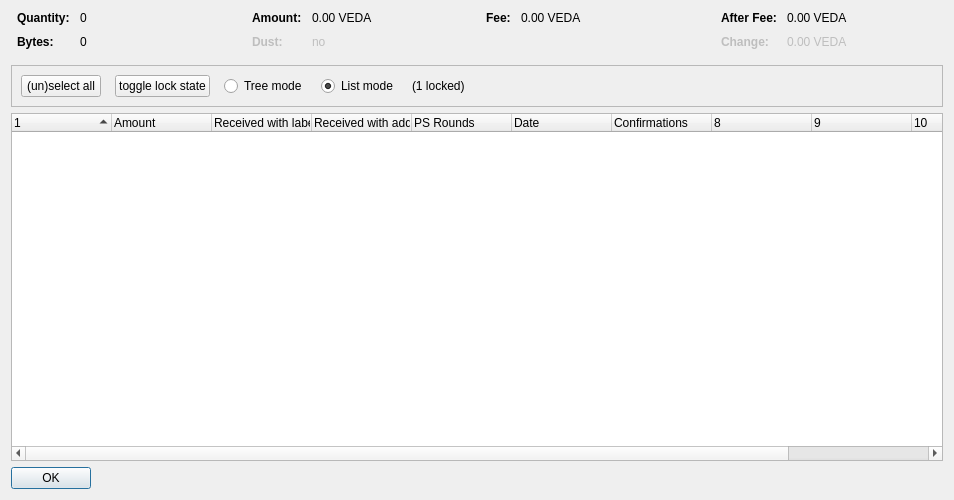
<?xml version="1.0" encoding="UTF-8"?>
<ui version="4.0">
 <class>CoinControlDialog</class>
 <widget class="QDialog" name="CoinControlDialog">
  <property name="geometry">
   <rect>
    <x>0</x>
    <y>0</y>
    <width>954</width>
    <height>500</height>
   </rect>
  </property>
  <property name="windowTitle">
   <string>Coin Selection</string>
  </property>
  <layout class="QVBoxLayout" name="verticalLayout">
   <item>
    <layout class="QHBoxLayout" name="horizontalLayoutTop" stretch="0,0,0,0">
     <property name="topMargin">
      <number>0</number>
     </property>
     <property name="bottomMargin">
      <number>10</number>
     </property>
     <item>
      <layout class="QFormLayout" name="formLayoutCoinControl1">
       <property name="horizontalSpacing">
        <number>10</number>
       </property>
       <property name="verticalSpacing">
        <number>10</number>
       </property>
       <property name="leftMargin">
        <number>6</number>
       </property>
       <property name="rightMargin">
        <number>6</number>
       </property>
       <item row="0" column="0">
        <widget class="QLabel" name="labelCoinControlQuantityText">
         <property name="font">
          <font>
           <weight>75</weight>
           <bold>true</bold>
          </font>
         </property>
         <property name="text">
          <string>Quantity:</string>
         </property>
        </widget>
       </item>
       <item row="0" column="1">
        <widget class="QLabel" name="labelCoinControlQuantity">
         <property name="cursor">
          <cursorShape>IBeamCursor</cursorShape>
         </property>
         <property name="contextMenuPolicy">
          <enum>Qt::ActionsContextMenu</enum>
         </property>
         <property name="text">
          <string notr="true">0</string>
         </property>
         <property name="textInteractionFlags">
          <set>Qt::LinksAccessibleByMouse|Qt::TextSelectableByKeyboard|Qt::TextSelectableByMouse</set>
         </property>
        </widget>
       </item>
       <item row="1" column="0">
        <widget class="QLabel" name="labelCoinControlBytesText">
         <property name="font">
          <font>
           <weight>75</weight>
           <bold>true</bold>
          </font>
         </property>
         <property name="text">
          <string>Bytes:</string>
         </property>
        </widget>
       </item>
       <item row="1" column="1">
        <widget class="QLabel" name="labelCoinControlBytes">
         <property name="cursor">
          <cursorShape>IBeamCursor</cursorShape>
         </property>
         <property name="contextMenuPolicy">
          <enum>Qt::ActionsContextMenu</enum>
         </property>
         <property name="text">
          <string notr="true">0</string>
         </property>
         <property name="textInteractionFlags">
          <set>Qt::LinksAccessibleByMouse|Qt::TextSelectableByKeyboard|Qt::TextSelectableByMouse</set>
         </property>
        </widget>
       </item>
      </layout>
     </item>
     <item>
      <layout class="QFormLayout" name="formLayoutCoinControl2">
       <property name="horizontalSpacing">
        <number>10</number>
       </property>
       <property name="verticalSpacing">
        <number>10</number>
       </property>
       <property name="leftMargin">
        <number>6</number>
       </property>
       <property name="rightMargin">
        <number>6</number>
       </property>
       <item row="0" column="0">
        <widget class="QLabel" name="labelCoinControlAmountText">
         <property name="font">
          <font>
           <weight>75</weight>
           <bold>true</bold>
          </font>
         </property>
         <property name="text">
          <string>Amount:</string>
         </property>
        </widget>
       </item>
       <item row="0" column="1">
        <widget class="QLabel" name="labelCoinControlAmount">
         <property name="cursor">
          <cursorShape>IBeamCursor</cursorShape>
         </property>
         <property name="contextMenuPolicy">
          <enum>Qt::ActionsContextMenu</enum>
         </property>
         <property name="text">
          <string notr="true">0.00 VEDA</string>
         </property>
         <property name="textInteractionFlags">
          <set>Qt::LinksAccessibleByMouse|Qt::TextSelectableByKeyboard|Qt::TextSelectableByMouse</set>
         </property>
        </widget>
       </item>
       <item row="1" column="0">
        <widget class="QLabel" name="labelCoinControlLowOutputText">
         <property name="enabled">
          <bool>false</bool>
         </property>
         <property name="font">
          <font>
           <weight>75</weight>
           <bold>true</bold>
          </font>
         </property>
         <property name="text">
          <string>Dust:</string>
         </property>
        </widget>
       </item>
       <item row="1" column="1">
        <widget class="QLabel" name="labelCoinControlLowOutput">
         <property name="enabled">
          <bool>false</bool>
         </property>
         <property name="cursor">
          <cursorShape>IBeamCursor</cursorShape>
         </property>
         <property name="contextMenuPolicy">
          <enum>Qt::ActionsContextMenu</enum>
         </property>
         <property name="text">
          <string notr="true">no</string>
         </property>
         <property name="textInteractionFlags">
          <set>Qt::LinksAccessibleByMouse|Qt::TextSelectableByKeyboard|Qt::TextSelectableByMouse</set>
         </property>
        </widget>
       </item>
      </layout>
     </item>
     <item>
      <layout class="QFormLayout" name="formLayoutCoinControl3">
       <property name="horizontalSpacing">
        <number>10</number>
       </property>
       <property name="verticalSpacing">
        <number>10</number>
       </property>
       <property name="leftMargin">
        <number>6</number>
       </property>
       <property name="rightMargin">
        <number>6</number>
       </property>
       <item row="0" column="0">
        <widget class="QLabel" name="labelCoinControlFeeText">
         <property name="font">
          <font>
           <weight>75</weight>
           <bold>true</bold>
          </font>
         </property>
         <property name="text">
          <string>Fee:</string>
         </property>
        </widget>
       </item>
       <item row="0" column="1">
        <widget class="QLabel" name="labelCoinControlFee">
         <property name="cursor">
          <cursorShape>IBeamCursor</cursorShape>
         </property>
         <property name="contextMenuPolicy">
          <enum>Qt::ActionsContextMenu</enum>
         </property>
         <property name="text">
          <string notr="true">0.00 VEDA</string>
         </property>
         <property name="textInteractionFlags">
          <set>Qt::LinksAccessibleByMouse|Qt::TextSelectableByKeyboard|Qt::TextSelectableByMouse</set>
         </property>
        </widget>
       </item>
      </layout>
     </item>
     <item>
      <layout class="QFormLayout" name="formLayoutCoinControl4">
       <property name="horizontalSpacing">
        <number>10</number>
       </property>
       <property name="verticalSpacing">
        <number>10</number>
       </property>
       <property name="leftMargin">
        <number>6</number>
       </property>
       <property name="rightMargin">
        <number>6</number>
       </property>
       <item row="0" column="0">
        <widget class="QLabel" name="labelCoinControlAfterFeeText">
         <property name="font">
          <font>
           <weight>75</weight>
           <bold>true</bold>
          </font>
         </property>
         <property name="text">
          <string>After Fee:</string>
         </property>
        </widget>
       </item>
       <item row="0" column="1">
        <widget class="QLabel" name="labelCoinControlAfterFee">
         <property name="cursor">
          <cursorShape>IBeamCursor</cursorShape>
         </property>
         <property name="contextMenuPolicy">
          <enum>Qt::ActionsContextMenu</enum>
         </property>
         <property name="text">
          <string notr="true">0.00 VEDA</string>
         </property>
         <property name="textInteractionFlags">
          <set>Qt::LinksAccessibleByMouse|Qt::TextSelectableByKeyboard|Qt::TextSelectableByMouse</set>
         </property>
        </widget>
       </item>
       <item row="1" column="0">
        <widget class="QLabel" name="labelCoinControlChangeText">
         <property name="enabled">
          <bool>false</bool>
         </property>
         <property name="font">
          <font>
           <weight>75</weight>
           <bold>true</bold>
          </font>
         </property>
         <property name="text">
          <string>Change:</string>
         </property>
        </widget>
       </item>
       <item row="1" column="1">
        <widget class="QLabel" name="labelCoinControlChange">
         <property name="enabled">
          <bool>false</bool>
         </property>
         <property name="cursor">
          <cursorShape>IBeamCursor</cursorShape>
         </property>
         <property name="contextMenuPolicy">
          <enum>Qt::ActionsContextMenu</enum>
         </property>
         <property name="text">
          <string notr="true">0.00 VEDA</string>
         </property>
         <property name="textInteractionFlags">
          <set>Qt::LinksAccessibleByMouse|Qt::TextSelectableByKeyboard|Qt::TextSelectableByMouse</set>
         </property>
        </widget>
       </item>
      </layout>
     </item>
    </layout>
   </item>
   <item>
    <widget class="QFrame" name="frame">
     <property name="minimumSize">
      <size>
       <width>0</width>
       <height>40</height>
      </size>
     </property>
     <property name="frameShape">
      <enum>QFrame::StyledPanel</enum>
     </property>
     <property name="frameShadow">
      <enum>QFrame::Sunken</enum>
     </property>
     <layout class="QHBoxLayout" name="horizontalLayout">
      <item>
       <layout class="QHBoxLayout" name="horizontalLayoutPanel" stretch="0,0,0,0,0,0">
        <property name="spacing">
         <number>14</number>
        </property>
        <item>
         <widget class="QPushButton" name="pushButtonSelectAll">
          <property name="sizePolicy">
           <sizepolicy hsizetype="Maximum" vsizetype="Fixed">
            <horstretch>0</horstretch>
            <verstretch>0</verstretch>
           </sizepolicy>
          </property>
          <property name="text">
           <string>(un)select all</string>
          </property>
          <property name="autoDefault">
           <bool>false</bool>
          </property>
         </widget>
        </item>
        <item>
         <widget class="QPushButton" name="pushButtonToggleLock">
          <property name="sizePolicy">
           <sizepolicy hsizetype="Maximum" vsizetype="Fixed">
            <horstretch>0</horstretch>
            <verstretch>0</verstretch>
           </sizepolicy>
          </property>
          <property name="text">
           <string>toggle lock state</string>
          </property>
          <property name="autoDefault">
           <bool>false</bool>
          </property>
         </widget>
        </item>
        <item>
         <widget class="QRadioButton" name="radioTreeMode">
          <property name="sizePolicy">
           <sizepolicy hsizetype="Maximum" vsizetype="Fixed">
            <horstretch>0</horstretch>
            <verstretch>0</verstretch>
           </sizepolicy>
          </property>
          <property name="text">
           <string>Tree mode</string>
          </property>
         </widget>
        </item>
        <item>
         <widget class="QRadioButton" name="radioListMode">
          <property name="sizePolicy">
           <sizepolicy hsizetype="Maximum" vsizetype="Fixed">
            <horstretch>0</horstretch>
            <verstretch>0</verstretch>
           </sizepolicy>
          </property>
          <property name="text">
           <string>List mode</string>
          </property>
          <property name="checked">
           <bool>true</bool>
          </property>
         </widget>
        </item>
        <item>
         <widget class="QLabel" name="labelLocked">
          <property name="text">
           <string>(1 locked)</string>
          </property>
         </widget>
        </item>
        <item>
         <spacer name="horizontalSpacer">
          <property name="orientation">
           <enum>Qt::Horizontal</enum>
          </property>
          <property name="sizeHint" stdset="0">
           <size>
            <width>40</width>
            <height>20</height>
           </size>
          </property>
         </spacer>
        </item>
       </layout>
      </item>
     </layout>
    </widget>
   </item>
   <item>
    <widget class="CoinControlTreeWidget" name="treeWidget">
     <property name="contextMenuPolicy">
      <enum>Qt::CustomContextMenu</enum>
     </property>
     <property name="sortingEnabled">
      <bool>false</bool>
     </property>
     <property name="columnCount">
      <number>11</number>
     </property>
     <attribute name="headerShowSortIndicator" stdset="0">
      <bool>true</bool>
     </attribute>
     <attribute name="headerStretchLastSection">
      <bool>false</bool>
     </attribute>
     <column>
      <property name="text">
       <string/>
      </property>
     </column>
     <column>
      <property name="text">
       <string>Amount</string>
      </property>
     </column>
     <column>
      <property name="text">
       <string>Received with label</string>
      </property>
     </column>
     <column>
      <property name="text">
       <string>Received with address</string>
      </property>
     </column>
     <column>
      <property name="text">
       <string>PS Rounds</string>
      </property>
     </column>
     <column>
      <property name="text">
       <string>Date</string>
      </property>
     </column>
     <column>
      <property name="text">
       <string>Confirmations</string>
      </property>
      <property name="toolTip">
       <string>Confirmed</string>
      </property>
     </column>
     <column>
      <property name="text">
       <string/>
      </property>
     </column>
     <column>
      <property name="text">
       <string/>
      </property>
     </column>
     <column>
      <property name="text">
       <string/>
      </property>
     </column>
     <column>
      <property name="text">
       <string/>
      </property>
     </column>
    </widget>
   </item>
   <item>
    <widget class="QDialogButtonBox" name="buttonBox">
     <property name="sizePolicy">
      <sizepolicy hsizetype="Maximum" vsizetype="Fixed">
       <horstretch>0</horstretch>
       <verstretch>0</verstretch>
      </sizepolicy>
     </property>
     <property name="orientation">
      <enum>Qt::Horizontal</enum>
     </property>
     <property name="standardButtons">
      <set>QDialogButtonBox::Ok</set>
     </property>
    </widget>
   </item>
  </layout>
 </widget>
 <customwidgets>
  <customwidget>
   <class>CoinControlTreeWidget</class>
   <extends>QTreeWidget</extends>
   <header>coincontroltreewidget.h</header>
  </customwidget>
 </customwidgets>
 <resources/>
 <connections/>
</ui>
